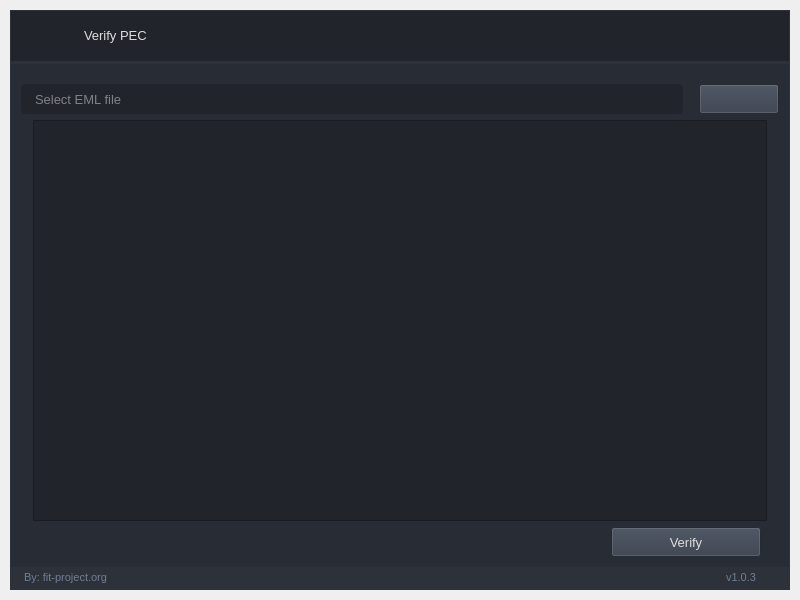
<?xml version="1.0" encoding="UTF-8"?>
<ui version="4.0">
 <author>Fabio Zito</author>
 <class>fit_verify_pec</class>
 <widget class="QMainWindow" name="fit_verify_pec">
  <property name="geometry">
   <rect>
    <x>0</x>
    <y>0</y>
    <width>800</width>
    <height>600</height>
   </rect>
  </property>
  <property name="minimumSize">
   <size>
    <width>800</width>
    <height>600</height>
   </size>
  </property>
  <property name="windowTitle">
   <string>FIT Verify PEC</string>
  </property>
  <widget class="QWidget" name="styleSheet">
   <property name="styleSheet">
    <string notr="true">

QWidget{
	color: rgb(221, 221, 221);
	font: 13px;
}

/* Tooltip */
QToolTip {
	color: #e06133;
	background-color: rgba(33, 37, 43, 180);
	border: 1px solid rgb(44, 49, 58);
	background-image: none;
	background-position: left center;
    background-repeat: no-repeat;
	border: none;
	border-left: 2px solid rgb(224, 97, 51);
	text-align: left;
	padding-left: 8px;
	margin: 0px;
}

/* Bg App*/
#bg_app {	
	background-color: rgb(40, 44, 52);
	border: 1px solid rgb(44, 49, 58);
}

/* Title Menu */
#title_right_info { font: 13px; }
#title_right_info { padding-left: 10px; }

/* Content App */
#content_top_bg{	
	background-color: rgb(33, 37, 43);
}
#content_bottom{
	border-top: 3px solid rgb(44, 49, 58);
}

/* Top Buttons */
#right_buttons_container .QPushButton { background-color: rgba(255, 255, 255, 0); border: none;  border-radius: 5px; }
#right_buttons_container .QPushButton:hover { background-color: rgb(44, 49, 57); border-style: solid; border-radius: 4px; }
#right_buttons_container .QPushButton:pressed { background-color: rgb(23, 26, 30); border-style: solid; border-radius: 4px; }


/* Bottom Bar */
#bottom_bar { background-color: rgb(44, 49, 58); }
#bottom_bar QLabel { font-size: 11px; color: rgb(113, 126, 149); padding-left: 10px; padding-right: 10px; padding-bottom: 2px; }


#content .QLabel:disabled {color: rgba(255, 255, 255, 10%) }
#content .QDateEdit:disabled {color: rgba(255, 255, 255, 10%) }
#content .QLineEdit:disabled {color: rgba(255, 255, 255, 10%) }

#content .QPushButton:disabled {background-color: rgb(52, 59, 72); color: rgba(255, 255, 255, 10%) }
#content .QPushButton:hover { background-color: rgb(44, 49, 57);}
#content .QPushButton:pressed { background-color: rgb(44, 49, 57);}
#content .QPushButton {background-color: rgb(52, 59, 72); }

#content .QDateEdit {
	border-radius: 5px;
	border: 2px solid rgb(33, 37, 43);
	padding-left: 10px;
}

#content .QDateEdit:hover {
	border: 2px solid rgb(64, 71, 88);
}
#content .QDateEdit:focus {
	border: 2px solid rgb(91, 101, 124);
}

#content .QDateEdit::up-button, QDateEdit::down-button {
    border: none;
    padding-right: 5px;
}

QDateEdit::up-button {
    subcontrol-position: top right;
}

QDateEdit::down-button {
    subcontrol-position: bottom right;
}

/* now, the magic begins */

#content .QDateEdit::up-arrow, QDateEdit::down-arrow {
    /* a default color for the &quot;border&quot; (aka, the arrow) */
    border: 5px solid white;

    /* right and left borders will be transparent */
    border-left-color: rgba(255, 255, 255, 0);
    border-right-color: rgba(255, 255, 255, 0);

    /* basic &quot;null&quot; size as above */
    width: 0;
    height: 0;
}

/* set up the up arrow states */

#content .QDateEdit::up-arrow {
    /*
        we want to show the &quot;down border&quot; alone, so we make the 
        opposite one (the top) invisible and **empty**
    */
    border-top: none;
}

#content .QDateEdit::up-arrow:hover {
    border-bottom-color: rgb(57, 65, 80);
}

#content .QDateEdit::up-arrow:pressed {
    border-bottom-color: white;
}

#content .QDateEdit::up-arrow:disabled, QDateEdit::up-arrow:off {
    /*
        use the &quot;mid&quot; color role as a disabled/invalid arrow
        state; since this rule is stated *after*, it will take
        precedence in case it matches;
    */
    border-bottom-color: rgb(52, 59, 72);
}

/*
    set up the down arrow states, similarly to the above, but
    using the opposite border when relevant.
*/

#content .QDateEdit::down-arrow {
    border-bottom: none;
}

#content .QDateEdit::down-arrow:hover {
    border-bottom-color: rgb(57, 65, 80);
}

#content .QDateEdit::down-arrow:pressed {
    border-top-color: white;
}

#content .QDateEdit::down-arrow:disabled, QDateEdit::down-arrow:off {
    border-top-color: rgb(52, 59, 72);
}

/* LineEdit */
QLineEdit {
	background-color: rgb(33, 37, 43);
	border-radius: 5px;
	border: 2px solid rgb(33, 37, 43);
	padding-left: 10px;
	selection-color: rgb(255, 255, 255);
	selection-background-color: rgb(255, 121, 198);
}
QLineEdit:hover {
	border: 2px solid rgb(64, 71, 88);
}
QLineEdit:focus {
	border: 2px solid rgb(91, 101, 124);
}

/* QDateEdit */
QDateEdit {
	background-color: rgb(33, 37, 43);
	border-radius: 5px;
	border: 2px solid rgb(33, 37, 43);
	padding-left: 10px;
}

/* ScrollBars */
QScrollBar:horizontal {
    border: none;
    background: rgb(52, 59, 72);
    height: 8px;
    margin: 0px 21px 0 21px;
	border-radius: 0px;
}
QScrollBar::handle:horizontal {
    background: rgb(52, 59, 72);
    min-width: 25px;
	border-radius: 4px
}
QScrollBar::add-line:horizontal {
    border: none;
    background: rgb(55, 63, 77);
    width: 20px;
	border-top-right-radius: 4px;
    border-bottom-right-radius: 4px;
    subcontrol-position: right;
    subcontrol-origin: margin;
}
QScrollBar::sub-line:horizontal {
    border: none;
    background: rgb(55, 63, 77);
    width: 20px;
	border-top-left-radius: 4px;
    border-bottom-left-radius: 4px;
    subcontrol-position: left;
    subcontrol-origin: margin;
}
QScrollBar::up-arrow:horizontal, QScrollBar::down-arrow:horizontal{
     background: none;
}
QScrollBar::add-page:horizontal, QScrollBar::sub-page:horizontal{
     background: none;
}
 QScrollBar:vertical {
	border: none;
    background: rgb(52, 59, 72);
    width: 8px;
    margin: 21px 0 21px 0;
	border-radius: 0px;
 }
 QScrollBar::handle:vertical {	
	background: rgb(52, 59, 72);
    min-height: 25px;
	border-radius: 4px
 }
 QScrollBar::add-line:vertical {
     border: none;
    background: rgb(55, 63, 77);
     height: 20px;
	border-bottom-left-radius: 4px;
    border-bottom-right-radius: 4px;
     subcontrol-position: bottom;
     subcontrol-origin: margin;
 }
 QScrollBar::sub-line:vertical {
	border: none;
    background: rgb(55, 63, 77);
     height: 20px;
	border-top-left-radius: 4px;
    border-top-right-radius: 4px;
     subcontrol-position: top;
     subcontrol-origin: margin;
 }
 QScrollBar::up-arrow:vertical, QScrollBar::down-arrow:vertical {
     background: none;
 }

 QScrollBar::add-page:vertical, QScrollBar::sub-page:vertical {
     background: none;
 }


QTreeView::indicator {
    border: 3px solid rgb(52, 59, 72);
	width: 15px;
	height: 15px;
	border-radius: 10px;
    background: rgb(44, 49, 60);
    margin:5px 3px 5px 3px;
}
QTreeView::indicator:hover {
    border: 3px solid rgb(58, 66, 81);
}
QTreeView::indicator:checked {
    background: 3px solid rgb(52, 59, 72);
	border: 3px solid rgb(52, 59, 72);	
	background-image: url(:/icons/cil-check-alt.png);
}

QTreeView::item{
    padding-bottom: 2px;
}


/* CheckBox */
QCheckBox::indicator {
    border: 3px solid rgb(52, 59, 72);
	width: 15px;
	height: 15px;
	border-radius: 10px;
    background: rgb(44, 49, 60);
    margin:0px 3px 0px 3px;
}
QCheckBox::indicator:hover {
    border: 3px solid rgb(58, 66, 81);
}
QCheckBox::indicator:checked {
    background: 3px solid rgb(52, 59, 72);
	border: 3px solid rgb(52, 59, 72);	
	background-image: url(:/icons/cil-check-alt.png);
}

QCheckBox::disabled {color: rgba(255, 255, 255, 10%) }

/* ComboBox */
QComboBox{
	background-color: rgb(33, 37, 43);
	border-radius: 5px;
	border: 2px solid rgb(33, 37, 43);
    padding-bottom: 5px;
    padding-top: 5px;
    padding-left: 10px;

}
QComboBox:hover{
	border: 2px solid rgb(64, 71, 88);
}
QComboBox::drop-down {
	subcontrol-origin: padding;
	subcontrol-position: top right;
	width: 25px; 
	border-left-width: 3px;
	border-left-color: rgba(39, 44, 54, 150);
	border-left-style: solid;
	border-top-right-radius: 3px;
	border-bottom-right-radius: 3px;	
	background-image: url(:/icons/cil-arrow-bottom.png);
	background-position: center;
	background-repeat: no-reperat;
 }

QComboBox:!editable{
    selection-background-color: rgb(33, 37, 43);
}

QComboBox QAbstractItemView {
    border: none;
	background-color: rgb(0, 0, 0);
     padding:10px;
	selection-background-color: rgb(33, 37, 43);
}

/* RadioButton */
QRadioButton::indicator {
    border: 3px solid rgb(52, 59, 72);
	width: 15px;
	height: 15px;
	border-radius: 10px;
    background: rgb(44, 49, 60);
}
QRadioButton::indicator:hover {
    border: 3px solid rgb(58, 66, 81);
}
QRadioButton::indicator:checked {
    background: 3px solid rgb(94, 106, 130);
	border: 3px solid rgb(52, 59, 72);	
}

/* ComboBox */
QComboBox{
	background-color: rgb(33, 37, 43);
	border-radius: 5px;
	border: 2px solid rgb(33, 37, 43);
    padding-bottom: 5px;
    padding-top: 5px;
    padding-left: 10px;

}
QComboBox:hover{
	border: 2px solid rgb(64, 71, 88);
}
QComboBox::drop-down {
	subcontrol-origin: padding;
	subcontrol-position: top right;
	width: 25px; 
	border-left-width: 3px;
	border-left-color: rgba(39, 44, 54, 150);
	border-left-style: solid;
	border-top-right-radius: 3px;
	border-bottom-right-radius: 3px;	
	background-image: url(:/icons/cil-arrow-bottom.png);
	background-position: center;
	background-repeat: no-reperat;
 }

QComboBox:!editable{
    selection-background-color: rgb(33, 37, 43);
}

QComboBox QAbstractItemView {
    border: none;
	background-color: rgb(0, 0, 0);
     padding:10px;
	selection-background-color: rgb(33, 37, 43);
}
</string>
   </property>
   <layout class="QVBoxLayout" name="appMargins">
    <property name="spacing">
     <number>0</number>
    </property>
    <property name="leftMargin">
     <number>10</number>
    </property>
    <property name="topMargin">
     <number>10</number>
    </property>
    <property name="rightMargin">
     <number>10</number>
    </property>
    <property name="bottomMargin">
     <number>10</number>
    </property>
    <item>
     <widget class="QFrame" name="bg_app">
      <property name="styleSheet">
       <string notr="true"/>
      </property>
      <property name="frameShape">
       <enum>QFrame::NoFrame</enum>
      </property>
      <property name="frameShadow">
       <enum>QFrame::Raised</enum>
      </property>
      <layout class="QHBoxLayout" name="appLayout">
       <property name="spacing">
        <number>0</number>
       </property>
       <property name="leftMargin">
        <number>0</number>
       </property>
       <property name="topMargin">
        <number>0</number>
       </property>
       <property name="rightMargin">
        <number>0</number>
       </property>
       <property name="bottomMargin">
        <number>0</number>
       </property>
       <item>
        <widget class="QFrame" name="content_box">
         <property name="frameShape">
          <enum>QFrame::NoFrame</enum>
         </property>
         <property name="frameShadow">
          <enum>QFrame::Raised</enum>
         </property>
         <layout class="QVBoxLayout" name="verticalLayout_2">
          <property name="spacing">
           <number>0</number>
          </property>
          <property name="leftMargin">
           <number>0</number>
          </property>
          <property name="topMargin">
           <number>0</number>
          </property>
          <property name="rightMargin">
           <number>0</number>
          </property>
          <property name="bottomMargin">
           <number>0</number>
          </property>
          <item>
           <widget class="QFrame" name="content_top_bg">
            <property name="minimumSize">
             <size>
              <width>0</width>
              <height>50</height>
             </size>
            </property>
            <property name="maximumSize">
             <size>
              <width>16777215</width>
              <height>50</height>
             </size>
            </property>
            <property name="frameShape">
             <enum>QFrame::NoFrame</enum>
            </property>
            <property name="frameShadow">
             <enum>QFrame::Raised</enum>
            </property>
            <layout class="QHBoxLayout" name="horizontalLayout">
             <property name="spacing">
              <number>0</number>
             </property>
             <property name="leftMargin">
              <number>0</number>
             </property>
             <property name="topMargin">
              <number>0</number>
             </property>
             <property name="rightMargin">
              <number>10</number>
             </property>
             <property name="bottomMargin">
              <number>0</number>
             </property>
             <item>
              <widget class="QFrame" name="left_box">
               <property name="sizePolicy">
                <sizepolicy hsizetype="Expanding" vsizetype="Preferred">
                 <horstretch>0</horstretch>
                 <verstretch>0</verstretch>
                </sizepolicy>
               </property>
               <property name="frameShape">
                <enum>QFrame::NoFrame</enum>
               </property>
               <property name="frameShadow">
                <enum>QFrame::Raised</enum>
               </property>
               <layout class="QHBoxLayout" name="horizontalLayout_3">
                <property name="spacing">
                 <number>0</number>
                </property>
                <property name="leftMargin">
                 <number>0</number>
                </property>
                <property name="topMargin">
                 <number>0</number>
                </property>
                <property name="rightMargin">
                 <number>0</number>
                </property>
                <property name="bottomMargin">
                 <number>0</number>
                </property>
                <item>
                 <widget class="QFrame" name="logo_container">
                  <property name="minimumSize">
                   <size>
                    <width>60</width>
                    <height>0</height>
                   </size>
                  </property>
                  <property name="maximumSize">
                   <size>
                    <width>60</width>
                    <height>16777215</height>
                   </size>
                  </property>
                  <layout class="QHBoxLayout" name="horizontalLayout_8">
                   <property name="leftMargin">
                    <number>0</number>
                   </property>
                   <property name="topMargin">
                    <number>0</number>
                   </property>
                   <property name="rightMargin">
                    <number>0</number>
                   </property>
                   <property name="bottomMargin">
                    <number>0</number>
                   </property>
                   <item>
                    <widget class="QLabel" name="top_logo">
                     <property name="minimumSize">
                      <size>
                       <width>42</width>
                       <height>42</height>
                      </size>
                     </property>
                     <property name="maximumSize">
                      <size>
                       <width>42</width>
                       <height>42</height>
                      </size>
                     </property>
                     <property name="text">
                      <string/>
                     </property>
                     <property name="pixmap">
                      <pixmap>../images/logo-42x42.png</pixmap>
                     </property>
                    </widget>
                   </item>
                  </layout>
                 </widget>
                </item>
                <item>
                 <widget class="QLabel" name="title_right_info">
                  <property name="sizePolicy">
                   <sizepolicy hsizetype="Preferred" vsizetype="Expanding">
                    <horstretch>0</horstretch>
                    <verstretch>0</verstretch>
                   </sizepolicy>
                  </property>
                  <property name="maximumSize">
                   <size>
                    <width>16777215</width>
                    <height>45</height>
                   </size>
                  </property>
                  <property name="text">
                   <string>Verify PEC</string>
                  </property>
                  <property name="alignment">
                   <set>Qt::AlignLeading|Qt::AlignLeft|Qt::AlignVCenter</set>
                  </property>
                 </widget>
                </item>
               </layout>
              </widget>
             </item>
             <item alignment="Qt::AlignRight">
              <widget class="QFrame" name="right_buttons_container">
               <property name="minimumSize">
                <size>
                 <width>0</width>
                 <height>28</height>
                </size>
               </property>
               <property name="styleSheet">
                <string notr="true">font-size:18px;</string>
               </property>
               <property name="frameShape">
                <enum>QFrame::NoFrame</enum>
               </property>
               <property name="frameShadow">
                <enum>QFrame::Raised</enum>
               </property>
               <layout class="QHBoxLayout" name="horizontalLayout_2">
                <property name="spacing">
                 <number>5</number>
                </property>
                <property name="leftMargin">
                 <number>0</number>
                </property>
                <property name="topMargin">
                 <number>0</number>
                </property>
                <property name="rightMargin">
                 <number>0</number>
                </property>
                <property name="bottomMargin">
                 <number>0</number>
                </property>
                <item>
                 <widget class="QPushButton" name="minimize_button">
                  <property name="minimumSize">
                   <size>
                    <width>28</width>
                    <height>28</height>
                   </size>
                  </property>
                  <property name="maximumSize">
                   <size>
                    <width>28</width>
                    <height>28</height>
                   </size>
                  </property>
                  <property name="cursor">
                   <cursorShape>PointingHandCursor</cursorShape>
                  </property>
                  <property name="toolTip">
                   <string/>
                  </property>
                  <property name="text">
                   <string/>
                  </property>
                  <property name="icon">
                   <iconset>
                    <normalon>../icons/icon_minimize.png</normalon>
                    <disabledon>../icons/icon_minimize-disabled.png</disabledon>
                   </iconset>
                  </property>
                  <property name="iconSize">
                   <size>
                    <width>20</width>
                    <height>20</height>
                   </size>
                  </property>
                 </widget>
                </item>
                <item>
                 <widget class="QPushButton" name="close_button">
                  <property name="minimumSize">
                   <size>
                    <width>28</width>
                    <height>28</height>
                   </size>
                  </property>
                  <property name="maximumSize">
                   <size>
                    <width>28</width>
                    <height>28</height>
                   </size>
                  </property>
                  <property name="cursor">
                   <cursorShape>PointingHandCursor</cursorShape>
                  </property>
                  <property name="toolTip">
                   <string/>
                  </property>
                  <property name="text">
                   <string/>
                  </property>
                  <property name="icon">
                   <iconset>
                    <normalon>../icons/icon_close.png</normalon>
                    <disabledon>../icons/icon_close-disabled.png</disabledon>
                   </iconset>
                  </property>
                  <property name="iconSize">
                   <size>
                    <width>20</width>
                    <height>20</height>
                   </size>
                  </property>
                 </widget>
                </item>
               </layout>
              </widget>
             </item>
            </layout>
           </widget>
          </item>
          <item>
           <widget class="QFrame" name="content_bottom">
            <property name="frameShape">
             <enum>QFrame::NoFrame</enum>
            </property>
            <property name="frameShadow">
             <enum>QFrame::Raised</enum>
            </property>
            <layout class="QVBoxLayout" name="verticalLayout_6">
             <property name="spacing">
              <number>0</number>
             </property>
             <property name="leftMargin">
              <number>0</number>
             </property>
             <property name="topMargin">
              <number>0</number>
             </property>
             <property name="rightMargin">
              <number>0</number>
             </property>
             <property name="bottomMargin">
              <number>0</number>
             </property>
             <item>
              <widget class="QFrame" name="content">
               <property name="frameShape">
                <enum>QFrame::NoFrame</enum>
               </property>
               <property name="frameShadow">
                <enum>QFrame::Raised</enum>
               </property>
               <layout class="QHBoxLayout" name="horizontalLayout_4">
                <property name="spacing">
                 <number>0</number>
                </property>
                <property name="leftMargin">
                 <number>10</number>
                </property>
                <property name="topMargin">
                 <number>10</number>
                </property>
                <property name="rightMargin">
                 <number>10</number>
                </property>
                <property name="bottomMargin">
                 <number>10</number>
                </property>
                <item>
                 <widget class="QFrame" name="wrapper">
                  <property name="enabled">
                   <bool>true</bool>
                  </property>
                  <property name="styleSheet">
                   <string notr="true">QDateEdit::up-arraow{
color:red !important;
}</string>
                  </property>
                  <property name="frameShape">
                   <enum>QFrame::NoFrame</enum>
                  </property>
                  <layout class="QVBoxLayout" name="topFrameRight">
                   <property name="leftMargin">
                    <number>0</number>
                   </property>
                   <property name="topMargin">
                    <number>0</number>
                   </property>
                   <property name="rightMargin">
                    <number>0</number>
                   </property>
                   <property name="bottomMargin">
                    <number>0</number>
                   </property>
                   <item>
                    <widget class="QFrame" name="eml_folder_layout">
                     <property name="minimumSize">
                      <size>
                       <width>0</width>
                       <height>0</height>
                      </size>
                     </property>
                     <property name="maximumSize">
                      <size>
                       <width>16777215</width>
                       <height>16777215</height>
                      </size>
                     </property>
                     <property name="frameShape">
                      <enum>QFrame::NoFrame</enum>
                     </property>
                     <property name="frameShadow">
                      <enum>QFrame::Raised</enum>
                     </property>
                     <layout class="QHBoxLayout" name="logo_layout">
                      <property name="sizeConstraint">
                       <enum>QLayout::SetDefaultConstraint</enum>
                      </property>
                      <property name="leftMargin">
                       <number>0</number>
                      </property>
                      <property name="topMargin">
                       <number>10</number>
                      </property>
                      <property name="rightMargin">
                       <number>0</number>
                      </property>
                      <property name="bottomMargin">
                       <number>0</number>
                      </property>
                      <item>
                       <widget class="QLineEdit" name="eml_folder_input">
                        <property name="minimumSize">
                         <size>
                          <width>0</width>
                          <height>30</height>
                         </size>
                        </property>
                        <property name="maximumSize">
                         <size>
                          <width>16777215</width>
                          <height>16777215</height>
                         </size>
                        </property>
                        <property name="styleSheet">
                         <string notr="true">background-color: rgb(33, 37, 43);</string>
                        </property>
                        <property name="text">
                         <string/>
                        </property>
                        <property name="placeholderText">
                         <string>Select EML file</string>
                        </property>
                       </widget>
                      </item>
                      <item>
                       <spacer name="eml_folder_horizontal_spacer">
                        <property name="orientation">
                         <enum>Qt::Horizontal</enum>
                        </property>
                        <property name="sizeType">
                         <enum>QSizePolicy::Minimum</enum>
                        </property>
                        <property name="sizeHint" stdset="0">
                         <size>
                          <width>10</width>
                          <height>20</height>
                         </size>
                        </property>
                       </spacer>
                      </item>
                      <item>
                       <widget class="QPushButton" name="eml_folder_button">
                        <property name="minimumSize">
                         <size>
                          <width>80</width>
                          <height>30</height>
                         </size>
                        </property>
                        <property name="maximumSize">
                         <size>
                          <width>16777215</width>
                          <height>16777215</height>
                         </size>
                        </property>
                        <property name="cursor">
                         <cursorShape>PointingHandCursor</cursorShape>
                        </property>
                        <property name="styleSheet">
                         <string notr="true">background-color: rgb(52, 59, 72);</string>
                        </property>
                        <property name="text">
                         <string/>
                        </property>
                        <property name="icon">
                         <iconset>
                          <normaloff>../icons/cil-folder-open.png</normaloff>../icons/cil-folder-open.png</iconset>
                        </property>
                       </widget>
                      </item>
                     </layout>
                    </widget>
                   </item>
                   <item>
                    <layout class="QVBoxLayout" name="verification_status_list_layout">
                     <property name="spacing">
                      <number>0</number>
                     </property>
                     <property name="leftMargin">
                      <number>12</number>
                     </property>
                     <property name="rightMargin">
                      <number>12</number>
                     </property>
                     <property name="bottomMargin">
                      <number>0</number>
                     </property>
                     <item>
                      <widget class="QListWidget" name="verification_status_list">
                       <property name="enabled">
                        <bool>true</bool>
                       </property>
                       <property name="styleSheet">
                        <string notr="true">QListWidget {
background-color: rgb(33, 37, 43);
font: italic 13pt &quot;Courier New&quot;;
}

QListWidget::disabled {
background-color: rgba(33, 37, 43, 50%);
color: rgba(255, 255, 255, 10%);
}

QScrollBar:horizontal {
    border: none;
    background: rgb(52, 59, 72);
    height: 8px;
    margin: 0px 21px 0 21px;
	border-radius: 0px;
}
QScrollBar::handle:horizontal {
    background: rgba(255, 255, 255, 30%);
    min-width: 25px;
	border-radius: 4px
}

QScrollBar::handle:horizontal:disabled {
    background: rgba(255, 255, 255, 5%);
    min-width: 25px;
	border-radius: 4px
}
QScrollBar::add-line:horizontal {
    border: none;
    background: rgb(55, 63, 77);
    width: 20px;
	border-top-right-radius: 4px;
    border-bottom-right-radius: 4px;
    subcontrol-position: right;
    subcontrol-origin: margin;
}
QScrollBar::sub-line:horizontal {
    border: none;
    background: rgb(55, 63, 77);
    width: 20px;
	border-top-left-radius: 4px;
    border-bottom-left-radius: 4px;
    subcontrol-position: left;
    subcontrol-origin: margin;
}
QScrollBar::up-arrow:horizontal, QScrollBar::down-arrow:horizontal
{
     background: none;
}
QScrollBar::add-page:horizontal, QScrollBar::sub-page:horizontal
{
     background: none;
}
 QScrollBar:vertical {
	border: none;
    background: rgb(52, 59, 72);
    width: 8px;
    margin: 21px 0 21px 0;
	border-radius: 0px;
 }
 QScrollBar::handle:vertical {	
	background: rgba(255, 255, 255, 30%);
    min-height: 25px;
	border-radius: 4px
 }
 QScrollBar::handle:vertical:disabled  {	
	background: rgba(255, 255, 255, 5%);
    min-height: 25px;
	border-radius: 4px
 }
 QScrollBar::add-line:vertical {
     border: none;
    background: rgb(55, 63, 77);
     height: 20px;
	border-bottom-left-radius: 4px;
    border-bottom-right-radius: 4px;
     subcontrol-position: bottom;
     subcontrol-origin: margin;
 }
 QScrollBar::sub-line:vertical {
	border: none;
    background: rgb(55, 63, 77);
     height: 20px;
	border-top-left-radius: 4px;
    border-top-right-radius: 4px;
     subcontrol-position: top;
     subcontrol-origin: margin;
 }
 QScrollBar::up-arrow:vertical, QScrollBar::down-arrow:vertical {
     background: none;
 }

 QScrollBar::add-page:vertical, QScrollBar::sub-page:vertical {
     background: none;
 }</string>
                       </property>
                       <property name="modelColumn">
                        <number>0</number>
                       </property>
                      </widget>
                     </item>
                    </layout>
                   </item>
                   <item>
                    <layout class="QHBoxLayout" name="verification_button_layout">
                     <property name="spacing">
                      <number>0</number>
                     </property>
                     <property name="leftMargin">
                      <number>12</number>
                     </property>
                     <property name="rightMargin">
                      <number>18</number>
                     </property>
                     <property name="bottomMargin">
                      <number>0</number>
                     </property>
                     <item>
                      <spacer name="verification_button_spacer">
                       <property name="orientation">
                        <enum>Qt::Horizontal</enum>
                       </property>
                       <property name="sizeType">
                        <enum>QSizePolicy::Expanding</enum>
                       </property>
                       <property name="sizeHint" stdset="0">
                        <size>
                         <width>40</width>
                         <height>20</height>
                        </size>
                       </property>
                      </spacer>
                     </item>
                     <item>
                      <widget class="QPushButton" name="verification_button">
                       <property name="enabled">
                        <bool>true</bool>
                       </property>
                       <property name="minimumSize">
                        <size>
                         <width>150</width>
                         <height>30</height>
                        </size>
                       </property>
                       <property name="maximumSize">
                        <size>
                         <width>16777215</width>
                         <height>16777215</height>
                        </size>
                       </property>
                       <property name="cursor">
                        <cursorShape>PointingHandCursor</cursorShape>
                       </property>
                       <property name="layoutDirection">
                        <enum>Qt::LeftToRight</enum>
                       </property>
                       <property name="text">
                        <string>Verify</string>
                       </property>
                       <property name="iconSize">
                        <size>
                         <width>0</width>
                         <height>0</height>
                        </size>
                       </property>
                      </widget>
                     </item>
                    </layout>
                   </item>
                  </layout>
                 </widget>
                </item>
               </layout>
              </widget>
             </item>
             <item>
              <widget class="QFrame" name="bottom_bar">
               <property name="minimumSize">
                <size>
                 <width>0</width>
                 <height>22</height>
                </size>
               </property>
               <property name="maximumSize">
                <size>
                 <width>16777215</width>
                 <height>22</height>
                </size>
               </property>
               <property name="frameShape">
                <enum>QFrame::NoFrame</enum>
               </property>
               <property name="frameShadow">
                <enum>QFrame::Raised</enum>
               </property>
               <layout class="QHBoxLayout" name="horizontalLayout_5">
                <property name="spacing">
                 <number>0</number>
                </property>
                <property name="leftMargin">
                 <number>0</number>
                </property>
                <property name="topMargin">
                 <number>0</number>
                </property>
                <property name="rightMargin">
                 <number>0</number>
                </property>
                <property name="bottomMargin">
                 <number>0</number>
                </property>
                <item>
                 <widget class="QLabel" name="credits_label">
                  <property name="maximumSize">
                   <size>
                    <width>120</width>
                    <height>16</height>
                   </size>
                  </property>
                  <property name="text">
                   <string>By: fit-project.org</string>
                  </property>
                  <property name="alignment">
                   <set>Qt::AlignLeading|Qt::AlignLeft|Qt::AlignVCenter</set>
                  </property>
                 </widget>
                </item>
                <item>
                 <spacer name="bottom_bar_left_spacer">
                  <property name="orientation">
                   <enum>Qt::Horizontal</enum>
                  </property>
                  <property name="sizeType">
                   <enum>QSizePolicy::Expanding</enum>
                  </property>
                  <property name="sizeHint" stdset="0">
                   <size>
                    <width>20</width>
                    <height>20</height>
                   </size>
                  </property>
                 </spacer>
                </item>
                <item>
                 <widget class="QLabel" name="version">
                  <property name="maximumSize">
                   <size>
                    <width>120</width>
                    <height>16777215</height>
                   </size>
                  </property>
                  <property name="text">
                   <string>v1.0.3</string>
                  </property>
                  <property name="alignment">
                   <set>Qt::AlignRight|Qt::AlignTrailing|Qt::AlignVCenter</set>
                  </property>
                 </widget>
                </item>
                <item>
                 <widget class="QFrame" name="frame_size_grip">
                  <property name="minimumSize">
                   <size>
                    <width>20</width>
                    <height>0</height>
                   </size>
                  </property>
                  <property name="maximumSize">
                   <size>
                    <width>20</width>
                    <height>16777215</height>
                   </size>
                  </property>
                  <property name="frameShape">
                   <enum>QFrame::NoFrame</enum>
                  </property>
                  <property name="frameShadow">
                   <enum>QFrame::Raised</enum>
                  </property>
                 </widget>
                </item>
               </layout>
              </widget>
             </item>
            </layout>
           </widget>
          </item>
         </layout>
        </widget>
       </item>
      </layout>
     </widget>
    </item>
   </layout>
  </widget>
 </widget>
 <resources>
  <include location="resources.qrc"/>
  <include location="resources.qrc"/>
 </resources>
 <connections/>
</ui>
